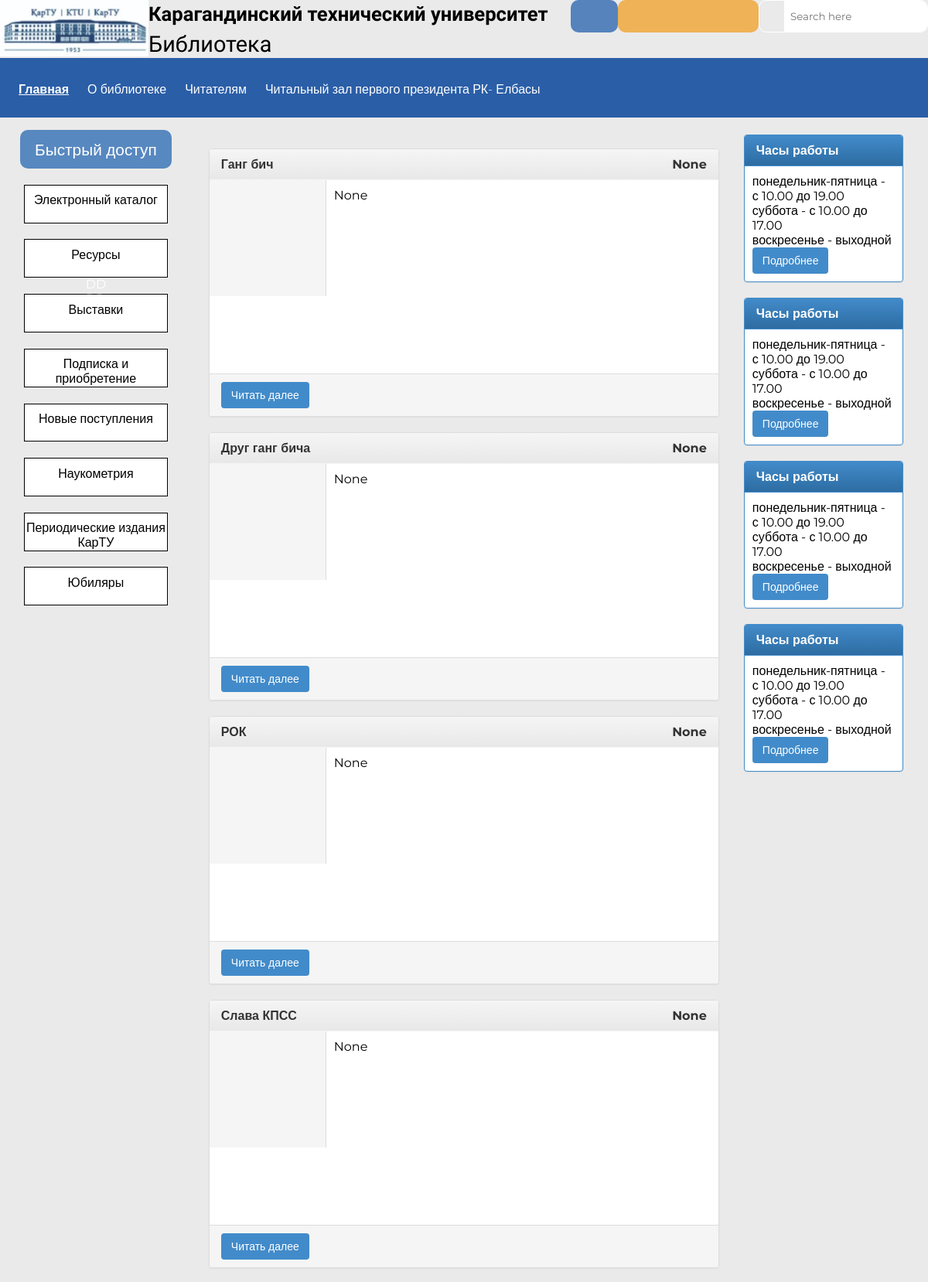
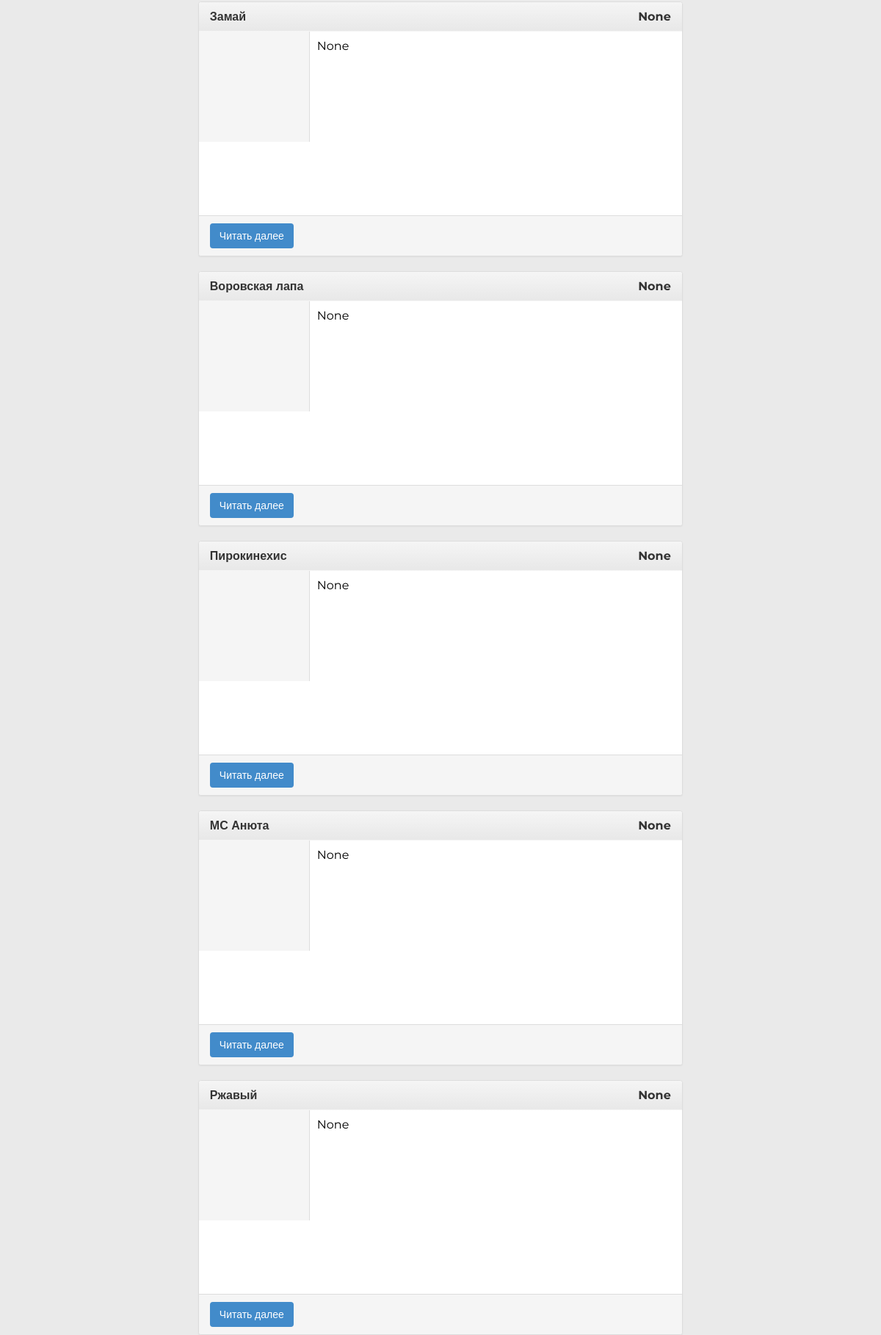
/index (upper part), run on the app's committed database (2 pictures, top to bottom).
### app/models.py (models this page shows)
class Record(db.Model):
    __tablename__ = 'records'
    id = Column(Integer(), primary_key=True)
    name = Column(String(250), nullable=False, unique=True)
    photo = Column(BLOB)
    description = Column(TEXT)
    text = Column(TEXT)
    category_id = Column(Integer(), db.ForeignKey('categories.id'))
    created_at = Column(DateTime(), default=datetime.utcnow())

### app/public_bp/routes/core.py (the view)
@blueprint.route('/')
@blueprint.route('/index')
def index():
    records = Record.query.all()
    return render_template('public_bp/public_category.html', records=records)

### app/public_bp/templates/public_bp/public_category.html
{% extends 'base_public.html' %}
{% block content %}
{%for record in records%}
<div class="panel panel-default">
    <div class="panel-heading">
        <h3 class="panel-title">
            <div>{{ record.name }}</div>
            <div class="news-block-date">{{ record.created_at }}</div>
        </h3>
    </div>
    <div class="panel-body" style="padding:0;">
        <div class="news_short_block">
            <div class="news_preview"><a class="fancybox preview" href=""
                                         data-fancybox-group="677f2709938efbcd0706ca2ce31bbd55">
                <div
                        style="width:130px;height:130px;display:inline-block;background:url('/media/news/09_11_2020/img_2303.jpg') no-repeat center center;background-size:cover;">
                </div>
            </a></div>
            <div class="news_short_body">
                {{ record.description }}
            </div>
        </div>
    </div>
    <div class="panel-footer"><a class="btn btn-sm btn-primary" href="/news/show/878">Читать далее</a></div>
</div>
{% endfor %}
{% endblock %}

### app/public_bp/static/css/style.css (style rules this page uses)
* { padding: 0; margin: 0; box-sizing: border-box; list-style-type: none; text-decoration: none; font-family: 'Montserrat', sans-serif; }
html { background: #EAEAEA; }
.panel { box-shadow: 0 1px 2px rgba(0,0,0,.05); margin-bottom: 20px; background-color: #fff; border: 1px solid transparent; border-top-color: transparent; border-right-color: transparent; border-bottom-color: transparent; border-left-color: transparent; border-radius: 4px; }
.panel-default { border-color: #ddd; }
.panel-heading { background-image: linear-gradient(to bottom,#f5f5f5 0,#e8e8e8 100%); background-repeat: repeat-x; color: #333; background-color: #f5f5f5; border-color: #ddd; padding: 10px 15px; border-bottom: 1px solid transparent; border-bottom-color: transparent; border-top-right-radius: 3px; border-top-left-radius: 3px; }
.panel-title { display: flex; justify-content: space-between; margin-top: 0; margin-bottom: 0; font-size: 16px; color: inherit; }
.panel-body { padding: 10px; }
.news_short_block { display: flex; padding-bottom: 100px; }
.news_short_block .news_preview { flex-basis: 150px; background: #f5f5f5; border-right: 1px solid #ddd; }
a.preview { display: inline-block; width: 130px; height: 130px; margin: 10px; }
.news_short_block .news_short_body { flex-grow: 3; padding: 10px; }
.panel-footer { padding: 10px 15px; background-color: #f5f5f5; border-top: 1px solid #ddd; border-bottom-right-radius: 3px; border-bottom-left-radius: 3px; }
.btn-primary { background-image: -webkit-linear-gradient(top,#428bca 0,#2d6ca2 100%); background-image: linear-gradient(to bottom,#428bca 0,#2d6ca2 100%); filter: progid:DXImageTransform.Microsoft.gradient(startColorstr='#ff428bca',endColorstr='#ff2d6ca2',GradientType=0); filter: progid:DXImageTransform.Microsoft.gradient(enabled=false); background-repeat: repeat-x; border-color: #2b669a; color: #fff; background-color: #428bca; border-color: #357ebd; }
.btn-sm, .btn-group-sm > .btn { padding: 5px 10px; font-size: 12px; line-height: 1.5; border-radius: 3px; }
.btn { display: inline-block; margin-bottom: 0; font-weight: 400; text-align: center; vertical-align: middle; cursor: pointer; background-image: none; border: 1px solid transparent; border-top-color: transparent; border-right-color: transparent; border-bottom-color: transparent; border-left-color: transparent; white-space: nowrap; padding: 6px 12px; font-size: 14px; line-height: 1.42857143; border-radius: 4px; -webkit-user-select: none; -moz-user-select: none; -ms-user-select: none; user-select: none; }

### data on the page
Record: name "Ганг бич", created_at "None", description "None"
Record: name "Друг ганг бича", created_at "None", description "None"
Record: name "РОК", created_at "None", description "None"
Record: name "Слава КПСС", created_at "None", description "None"
Record: name "Замай", created_at "None", description "None"
Record: name "Воровская лапа", created_at "None", description "None"
Record: name "Пирокинехис", created_at "None", description "None"
Record: name "МС Анюта", created_at "None", description "None"
Record: name "Ржавый", created_at "None", description "None"
